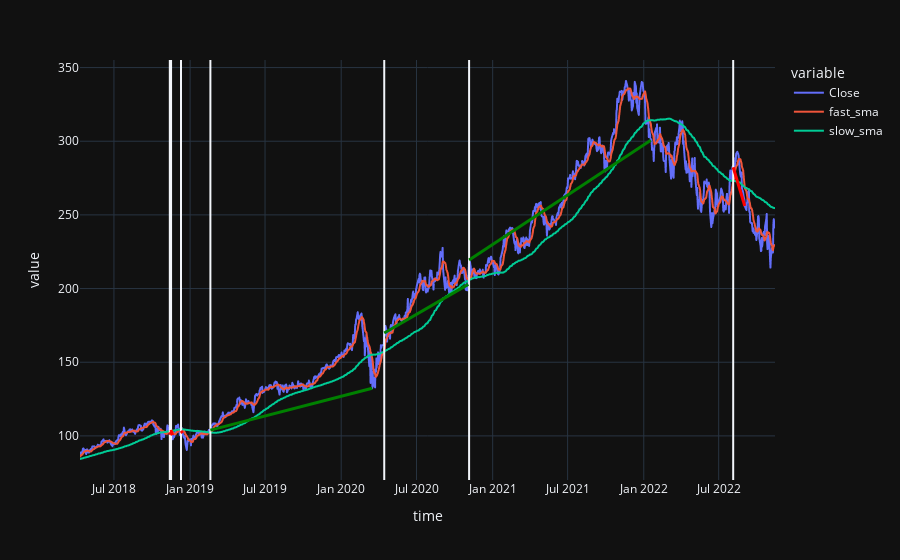

Here is the notebook cell this chart was saved with:
### Code cell
# visualize close price
fig = px.line(df, x='time', y=['Close', 'fast_sma', 'slow_sma'])

for i, row in signal.iterrows():
    fig.add_vline(x=row.time)
    
for i, row in result[result['status'] == 'closed'].iterrows():
    
    if row.profit > 0:
        fig.add_shape(type="line",
            x0=row.open_datetime, y0=row.open_price, x1=row.close_datetime, y1=row.close_price,
            line=dict(color="Green",width=3)
                     )
                      
    elif row.profit < 0:
        fig.add_shape(type="line",
            x0=row.open_datetime, y0=row.open_price, x1=row.close_datetime, y1=row.close_price,
            line=dict(color="Red",width=3)
                      )

    
fig.show()

### Figure 1 — Plotly figure (JSON) as saved in the notebook; plotly's stock layout.template omitted (floating-point values rounded to 4 significant figures; data arrays with more than 128 entries replaced by an {"elided": "..."} marker saying what was removed)
{"data": [{"hovertemplate": "variable=Close<br>time=%{x}<br>value=%{y}<extra></extra>", "legendgroup": "Close", "line": {"color": "#636efa", "dash": "solid"}, "marker": {"symbol": "circle"}, "mode": "lines", "name": "Close", "showlegend": true, "x": {"elided": "1160 str values"}, "xaxis": "x", "y": {"elided": "1160 float values"}, "yaxis": "y", "type": "scattergl"}, {"hovertemplate": "variable=fast_sma<br>time=%{x}<br>value=%{y}<extra></extra>", "legendgroup": "fast_sma", "line": {"color": "#EF553B", "dash": "solid"}, "marker": {"symbol": "circle"}, "mode": "lines", "name": "fast_sma", "showlegend": true, "x": {"elided": "1160 str values"}, "xaxis": "x", "y": {"elided": "1160 float values"}, "yaxis": "y", "type": "scattergl"}, {"hovertemplate": "variable=slow_sma<br>time=%{x}<br>value=%{y}<extra></extra>", "legendgroup": "slow_sma", "line": {"color": "#00cc96", "dash": "solid"}, "marker": {"symbol": "circle"}, "mode": "lines", "name": "slow_sma", "showlegend": true, "x": {"elided": "1160 str values"}, "xaxis": "x", "y": {"elided": "1160 float values"}, "yaxis": "y", "type": "scattergl"}], "layout": {"xaxis": {"anchor": "y", "domain": [0.0, 1.0], "title": {"text": "time"}}, "yaxis": {"anchor": "x", "domain": [0.0, 1.0], "title": {"text": "value"}}, "legend": {"title": {"text": "variable"}, "tracegroupgap": 0}, "margin": {"t": 60}, "shapes": [{"type": "line", "x0": "2018-11-13T00:00:00-05:00", "x1": "2018-11-13T00:00:00-05:00", "xref": "x", "y0": 0, "y1": 1, "yref": "y domain"}, {"type": "line", "x0": "2018-11-15T00:00:00-05:00", "x1": "2018-11-15T00:00:00-05:00", "xref": "x", "y0": 0, "y1": 1, "yref": "y domain"}, {"type": "line", "x0": "2018-11-16T00:00:00-05:00", "x1": "2018-11-16T00:00:00-05:00", "xref": "x", "y0": 0, "y1": 1, "yref": "y domain"}, {"type": "line", "x0": "2018-12-10T00:00:00-05:00", "x1": "2018-12-10T00:00:00-05:00", "xref": "x", "y0": 0, "y1": 1, "yref": "y domain"}, {"type": "line", "x0": "2019-02-19T00:00:00-05:00", "x1": "2019-02-19T00:00:00-05:00", "xref": "x", "y0": 0, "y1": 1, "yref": "y domain"}, {"type": "line", "x0": "2020-04-14T00:00:00-04:00", "x1": "2020-04-14T00:00:00-04:00", "xref": "x", "y0": 0, "y1": 1, "yref": "y domain"}, {"type": "line", "x0": "2020-11-05T00:00:00-05:00", "x1": "2020-11-05T00:00:00-05:00", "xref": "x", "y0": 0, "y1": 1, "yref": "y domain"}, {"type": "line", "x0": "2022-08-05T00:00:00-04:00", "x1": "2022-08-05T00:00:00-04:00", "xref": "x", "y0": 0, "y1": 1, "yref": "y domain"}, {"line": {"color": "Red", "width": 3}, "type": "line", "x0": "2018-11-13T00:00:00-05:00", "x1": "2018-11-14T00:00:00-05:00", "y0": 102.3, "y1": 100.8}, {"line": {"color": "Red", "width": 3}, "type": "line", "x0": "2018-11-15T00:00:00-05:00", "x1": "2018-11-19T00:00:00-05:00", "y0": 103.1, "y1": 100.5}, {"line": {"color": "Red", "width": 3}, "type": "line", "x0": "2018-11-16T00:00:00-05:00", "x1": "2018-11-19T00:00:00-05:00", "y0": 104.0, "y1": 100.5}, {"line": {"color": "Red", "width": 3}, "type": "line", "x0": "2018-12-10T00:00:00-05:00", "x1": "2018-12-14T00:00:00-05:00", "y0": 103.4, "y1": 101.9}, {"line": {"color": "Green", "width": 3}, "type": "line", "x0": "2019-02-19T00:00:00-05:00", "x1": "2020-03-16T00:00:00-04:00", "y0": 103.9, "y1": 132.4}, {"line": {"color": "Green", "width": 3}, "type": "line", "x0": "2020-04-14T00:00:00-04:00", "x1": "2020-11-03T00:00:00-05:00", "y0": 169.8, "y1": 202.9}, {"line": {"color": "Green", "width": 3}, "type": "line", "x0": "2020-11-05T00:00:00-05:00", "x1": "2022-01-18T00:00:00-05:00", "y0": 219.4, "y1": 300.7}, {"line": {"color": "Red", "width": 3}, "type": "line", "x0": "2022-08-05T00:00:00-04:00", "x1": "2022-09-02T00:00:00-04:00", "y0": 282.3, "y1": 256.1}]}}
